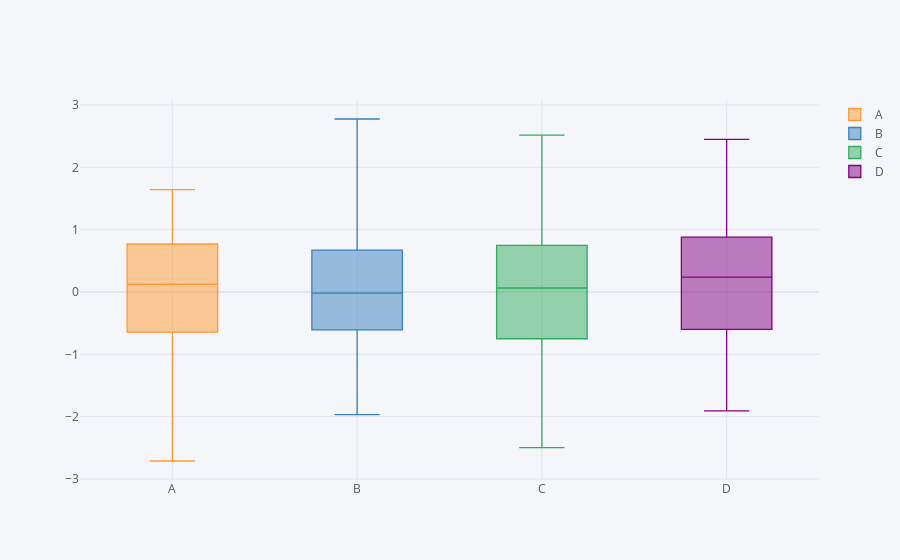

Write notebook code for a chart like this one.
### Markdown cell above
### box plot

### Code cell
df.iplot(kind='box')
